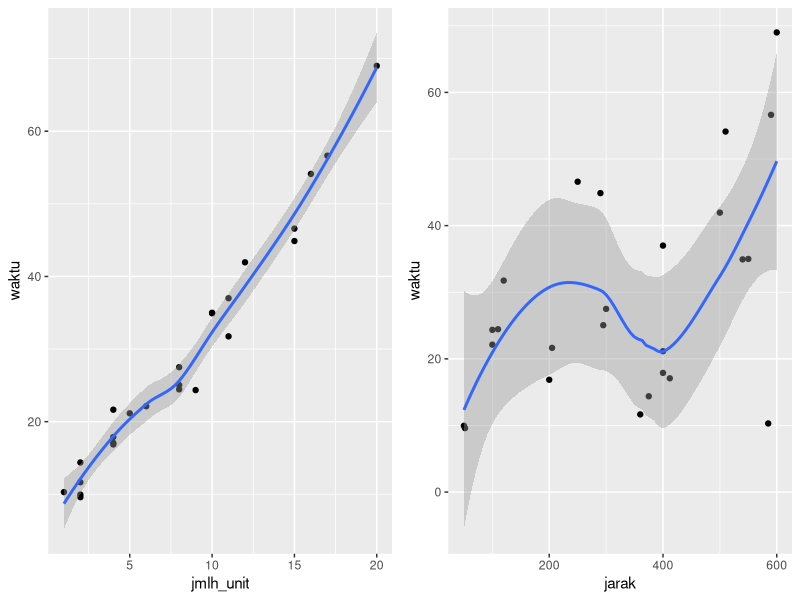
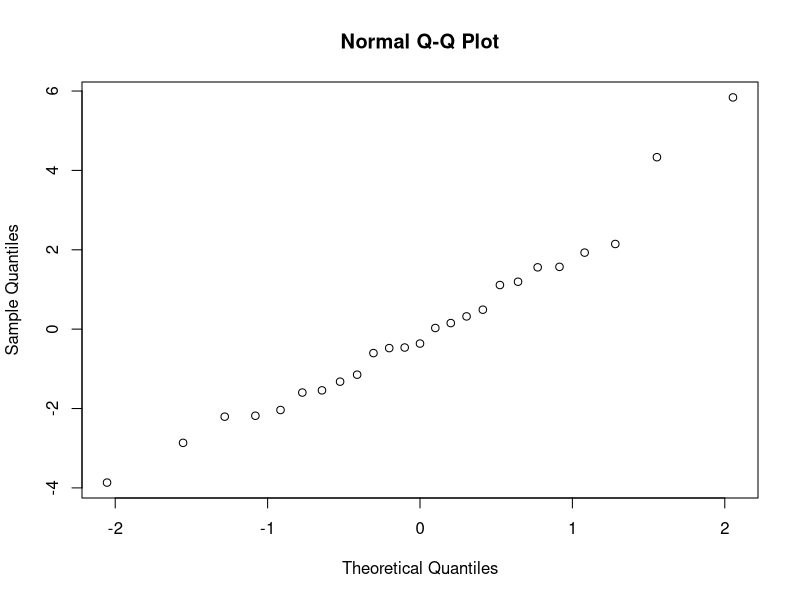

Recreate these plots in R, in order.
#Input data
waktu=c(9.95,24.45,31.75,35.00,25.05,16.86,14.38,9.60,24.35,27.50,17.08,37.00,41.95,11.66,21.65,17.89,69.00,10.30,34.93,46.59,44.88,54.12,56.63,22.13,21.15)
jmlh_unit=c(2,8,11,10,8,4,2,2,9,8,4,11,12,2,4,4,20,1,10,15,15,16,17,6,5)
jarak=c(50,110,120,550,295,200,375,52,100,300,412,400,500,360,205,400,600,585,540,250,290,510,590,100,400)
datauji=data.frame(waktu,jmlh_unit,jarak)
write.csv(datauji, "Data_Uji.csv", row.names = FALSE)
View(datauji)
str(datauji)

library(ggplot2)
p1=ggplot(datauji, aes(x = jmlh_unit, y = waktu)) +
  geom_point() +
  stat_smooth()
p2=ggplot(datauji, aes (x = jarak, y = waktu)) +
  geom_point() +
  stat_smooth()
gridExtra::grid.arrange (p1,p2,ncol=2)
model=lm(waktu~jmlh_unit+jarak)
summary(model)
model2=lm(waktu~-1+jmlh_unit+jarak) 
summary(model2)
residu=model$residuals

#Uji Asumsi Normalitas
qqnorm(residu)
ks.test(residu,'pnorm',0,sd(residu))

#Uji Homoskedastisitas 
library(lmtest)
bptest(model)

#Uji Asumsi non autokorelasi
dwtest(model)

#Uji Asumsi non multikolinieritas
library(car)
vif(model)

